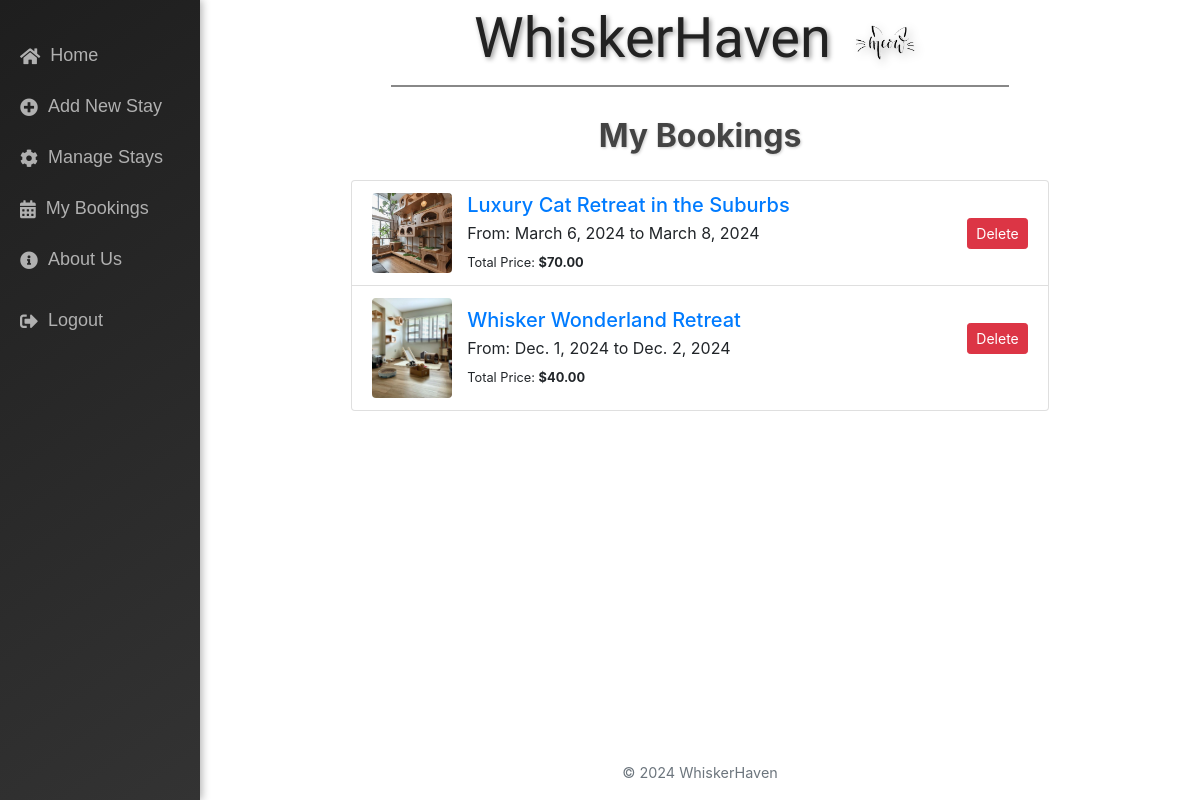
Page /my_bookings/ (signed in) on the earlier database version.
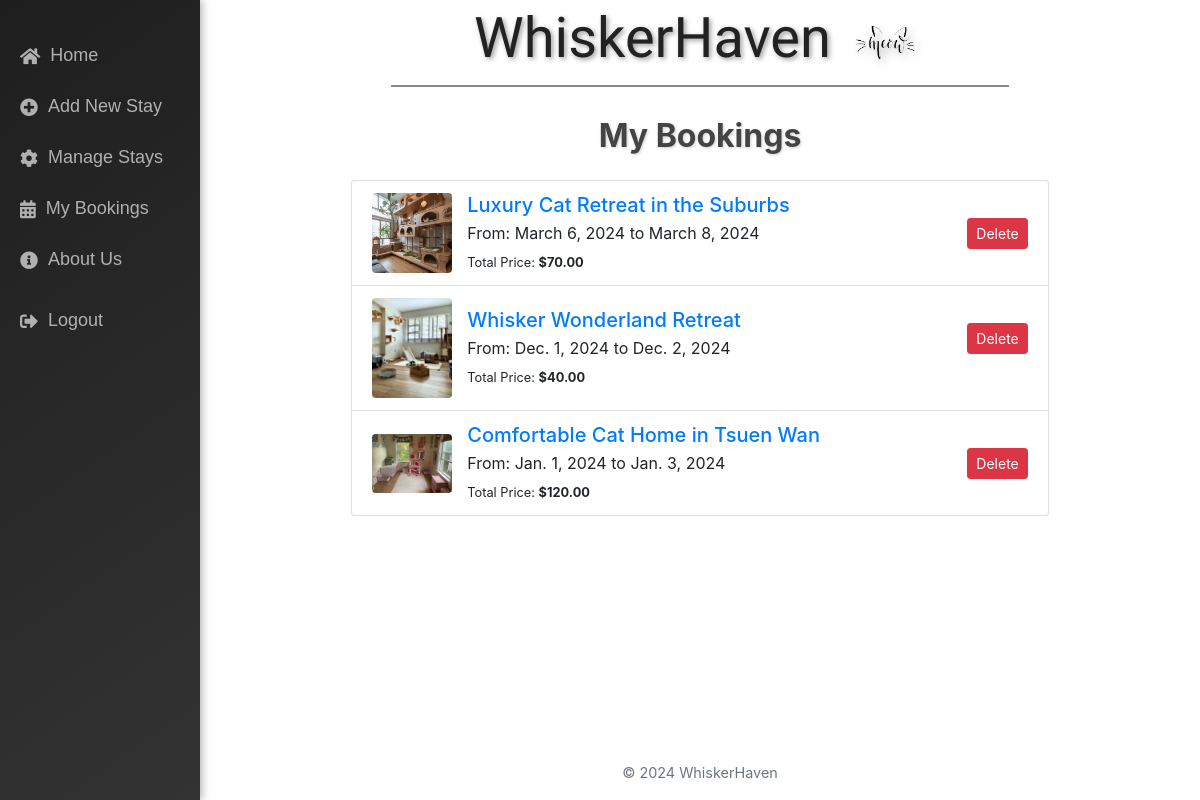
Same page on the later database version.
### main/models.py (models this page shows, shortened)
class Booking(models.Model):
    listing = models.ForeignKey(Listing, on_delete=models.CASCADE)
    guest = models.ForeignKey(User, on_delete=models.CASCADE)
    start_date = models.DateField()
    end_date = models.DateField()
    total_price = models.DecimalField(max_digits=10, decimal_places=2)
    is_confirmed = models.BooleanField(default=False)
    class Meta:
        unique_together = ('listing', 'start_date', 'end_date')

class Listing(models.Model):
    host = models.ForeignKey(User, on_delete=models.CASCADE)
    title = models.CharField(max_length=200)
    description = models.TextField()
    price_per_day = models.DecimalField(max_digits=7, decimal_places=2)
    location = models.CharField(max_length=100)
    contact_number = models.CharField(max_length=15)
    image = models.ImageField(upload_to='images/', null=True, blank=True)
    available = models.BooleanField(default=True)
    created_at = models.DateTimeField(auto_now_add=True)

### main/views.py (the view)
# urls.py: path('my_bookings/', views.my_bookings, name='my_bookings'),
@login_required
def my_bookings(request):
    bookings = Booking.objects.filter(guest=request.user)
    return render(request, 'main/my_bookings.html', {'bookings': bookings})

### main/templates/main/my_bookings.html (shortened to what this page needs)
{% extends "main/base.html" %}
{% block content %}
<div class="container mt-4">
    <h2 class="text-center mb-4" style="color: #444444; text-shadow: 1px 1px 3px rgba(0, 0, 0, 0.2); font-weight: bold;">My Bookings</h2>
    {% if bookings %}
        <div class="list-group">
            {% for booking in bookings %}
                <div class="list-group-item d-flex justify-content-between align-items-start">
                    <div class="d-flex align-items-center">
                        {% if booking.listing.image %}
                            <img src="{{ booking.listing.image.url }}" alt="{{ booking.listing.title }}" style="width: 80px; height: auto; border-radius: 4px; margin-right: 15px;">
                        {% endif %}
                        <div>
                            <h5 class="mb-1">
                                <a href="{% url 'listing_detail' booking.listing.id %}" style="text-decoration: none; color: #007bff;">
                                    {{ booking.listing.title }}
                                </a>
                            </h5>
                            <p class="mb-1">From: {{ booking.start_date }} to {{ booking.end_date }}</p>
                            <small>Total Price: <strong>${{ booking.total_price }}</strong></small>
                        </div>
                    </div>
                    <form action="{% url 'delete_booking' booking.id %}" method="post" style="display:inline;">
                        <button type="submit" class="btn btn-danger btn-sm" style="margin-top: 25px;" onclick="return confirm('Are you sure you want to delete this booking?');">Delete</button>
                    </form>
                </div>
            {% endfor %}
        </div>
    {% else %}
        <div class="alert alert-info text-center" role="alert">
            No bookings yet.
        </div>
    {% endif %}
</div>
{% endblock %}

Differences in the rows shown:
added Booking: listing.image (picture), listing "Comfortable Cat Home in Tsuen Wan", start_date "Jan. 1, 2024", end_date "Jan. 3, 2024", total_price "120.00"
